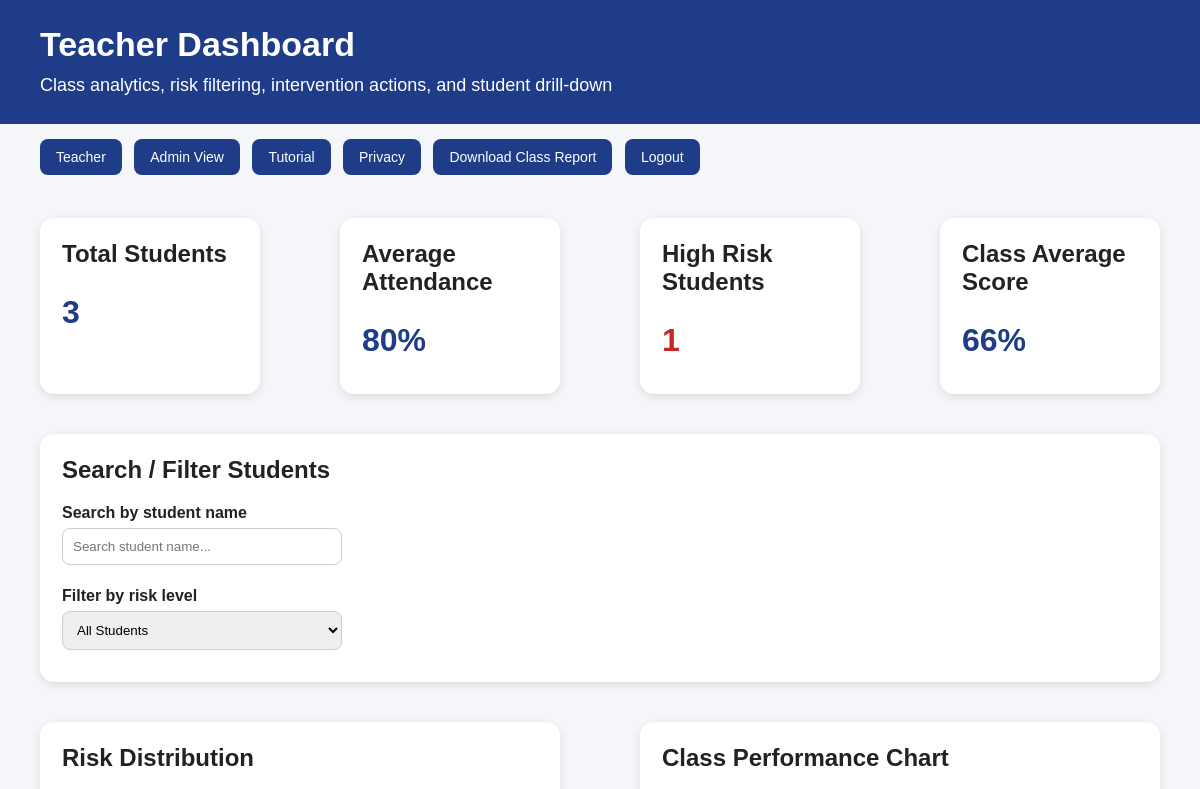
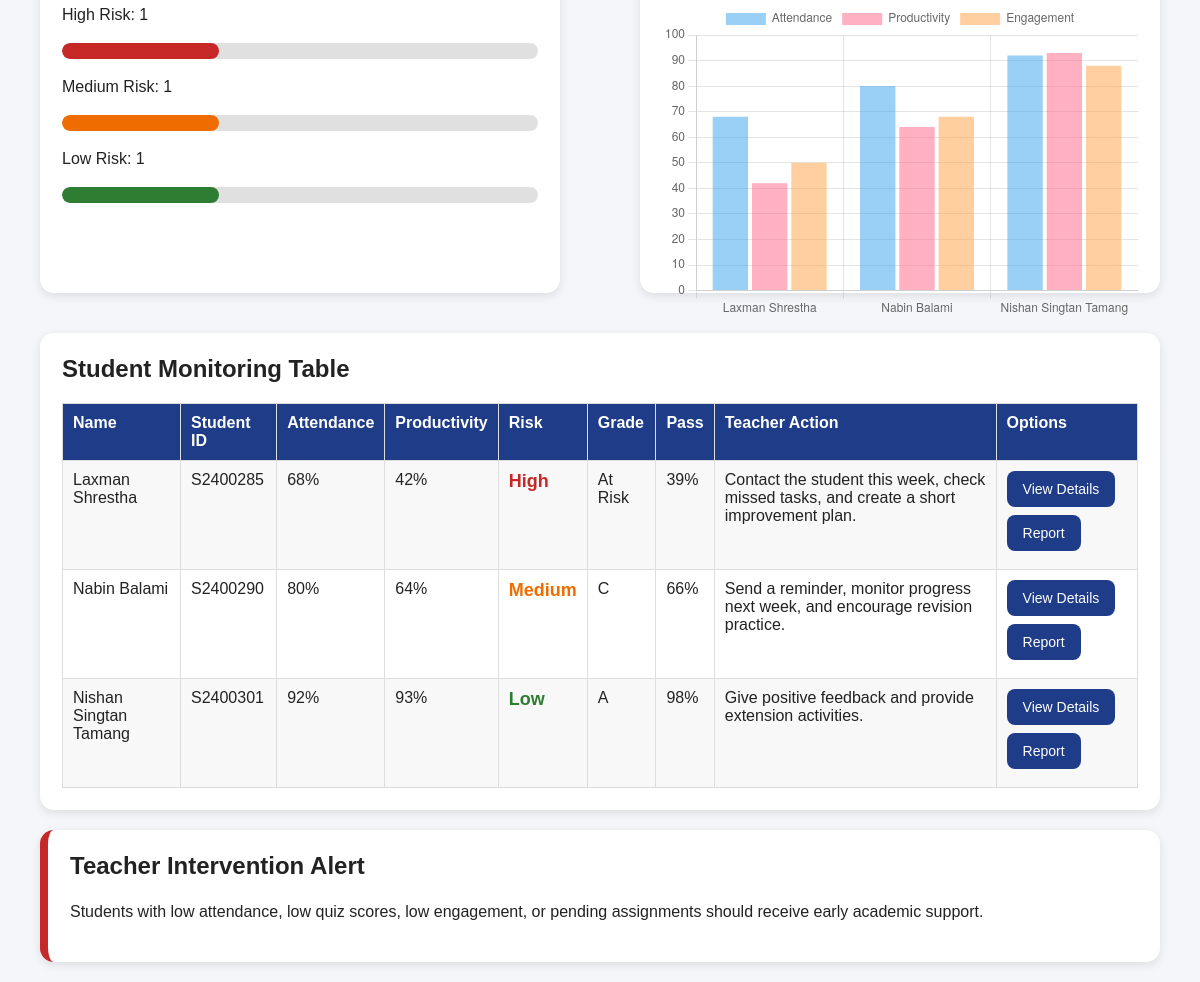
Screenshot of /teacher with the database file from the repository (2 pictures, top to bottom).
### app.py (models this page shows)
class Student(db.Model):
    id = db.Column(db.Integer, primary_key=True)
    username = db.Column(db.String(50), unique=True, nullable=False)
    name = db.Column(db.String(100), nullable=False)
    student_id = db.Column(db.String(30), nullable=False)
    course = db.Column(db.String(100), nullable=False)
    teacher_name = db.Column(db.String(100), nullable=False, default="Teacher")
    attendance = db.Column(db.Integer, default=70)
    study_hours = db.Column(db.Integer, default=2)
    assignments = db.Column(db.Integer, default=3)  # out of 5
    quiz = db.Column(db.Integer, default=60)
    lms_logins = db.Column(db.Integer, default=5)
    engagement = db.Column(db.Integer, default=60)
    missed_tasks = db.Column(db.Integer, default=1)
    productivity = db.Column(db.Integer, default=0)
    risk = db.Column(db.String(20), default="Medium")
    expected_grade = db.Column(db.String(20), default="B")
    pass_probability = db.Column(db.Integer, default=70)
    notification = db.Column(db.Text, default="")
    recommendation = db.Column(db.Text, default="")
    reason = db.Column(db.Text, default="")
    teacher_action = db.Column(db.Text, default="")
    streak = db.Column(db.Integer, default=3)
    daily_goal_done = db.Column(db.Integer, default=2)
    daily_goal_total = db.Column(db.Integer, default=4)
    weekly_goal_done = db.Column(db.Integer, default=8)
    weekly_goal_total = db.Column(db.Integer, default=12)
    updated_at = db.Column(db.DateTime, default=datetime.utcnow, onupdate=datetime.utcnow)

### app.py (the view)
@app.route("/teacher")
def teacher():
    data = summary_data()
    chart = {
        "labels": [s.name for s in data["students"]],
        "attendance": [s.attendance for s in data["students"]],
        "productivity": [s.productivity for s in data["students"]],
        "engagement": [s.engagement for s in data["students"]],
    }
    return render_template("teacher.html", **data, chart=chart)

### app.py (called while the page is built, shortened)
def get_students_list():
    return Student.query.order_by(Student.name).all()

def summary_data():
    students = get_students_list()
    return {
        "students": students,
        "total_students": len(students),
        "high_risk": len([s for s in students if s.risk == "High"]),
        "medium_risk": len([s for s in students if s.risk == "Medium"]),
        "low_risk": len([s for s in students if s.risk == "Low"]),
        "avg_attendance": round(sum(s.attendance for s in students) / len(students)),
        "avg_score": round(sum(s.productivity for s in students) / len(students)),
        "avg_pass": round(sum(s.pass_probability for s in students) / len(students)),
    }

### templates/teacher.html (shortened to what this page needs)
<!DOCTYPE html>
<html>
<head>
    <link rel="stylesheet" href="{{ url_for('static', filename='style.css') }}">
</head>
<body>
    <div class="top-bar">
        <h1>Teacher Dashboard</h1>
        <p>Class analytics, risk filtering, intervention actions, and student drill-down</p>
    </div>
    <div class="nav">
        <a href="/teacher">Teacher</a>
        <a href="/admin">Admin View</a>
        <a href="/tutorial">Tutorial</a>
        <a href="/privacy">Privacy</a>
        <a href="/download_class_report">Download Class Report</a>
        <a href="/logout">Logout</a>
    </div>
    <div class="grid">
        <div class="card"><h2>Total Students</h2><p class="big-number">{{ total_students }}</p></div>
        <div class="card"><h2>Average Attendance</h2><p class="big-number">{{ avg_attendance }}%</p></div>
        <div class="card"><h2>High Risk Students</h2><p class="big-number danger">{{ high_risk }}</p></div>
        <div class="card"><h2>Class Average Score</h2><p class="big-number">{{ avg_score }}%</p></div>
    </div>
    <div class="card">
        <h2>Search / Filter Students</h2>
        <label>Search by student name</label>
        <input type="text" id="searchInput" onkeyup="filterTable()" placeholder="Search student name...">
        <label>Filter by risk level</label>
        <select id="riskFilter" onchange="filterTable()">
            <option value="All">All Students</option>
        </select>
    </div>
    <div class="grid-2">
        <div class="card">
            <h2>Risk Distribution</h2>
            <p>High Risk: {{ high_risk }}</p>
            <div class="bar-bg"><div class="bar-fill danger-bar" style="width: {{ high_risk * 33 }}%;"></div></div>
            <p>Medium Risk: {{ medium_risk }}</p>
            <div class="bar-bg"><div class="bar-fill medium-bar" style="width: {{ medium_risk * 33 }}%;"></div></div>
            <p>Low Risk: {{ low_risk }}</p>
            <div class="bar-bg"><div class="bar-fill low-bar" style="width: {{ low_risk * 33 }}%;"></div></div>
        </div>
        <div class="card chart-box">
            <h2>Class Performance Chart</h2>
            <canvas id="teacherChart"></canvas>
        </div>
    </div>
    <div class="card">
        <h2>Student Monitoring Table</h2>
        <table id="studentTable">
            <tr>
                <th>Name</th>
                <th>Student ID</th>
                <th>Attendance</th>
                <th>Productivity</th>
                <th>Risk</th>
                <th>Grade</th>
                <th>Pass</th>
                <th>Teacher Action</th>
                <th>Options</th>
            </tr>
            {% for s in students %}
            <tr>
                <td>{{ s.name }}</td>
                <td>{{ s.student_id }}</td>
                <td>{{ s.attendance }}%</td>
                <td>{{ s.productivity }}%</td>
                <td class="risk {{ s.risk|lower }}">{{ s.risk }}</td>
                <td>{{ s.expected_grade }}</td>
                <td>{{ s.pass_probability }}%</td>
                <td>{{ s.teacher_action }}</td>
                <td>
                    <a class="small-btn" href="/teacher/student/{{ s.username }}">View Details</a>
                    <a class="small-btn" href="/download_report/{{ s.username }}">Report</a>
                </td>
            </tr>
            {% endfor %}
        </table>
    </div>
    <div class="card alert">
        <h2>Teacher Intervention Alert</h2>
        <p>Students with low attendance, low quiz scores, low engagement, or pending assignments should receive early academic support.</p>
    </div>
    <script>
        const chartData = {{ chart|tojson }};
        new Chart(document.getElementById('teacherChart'), {
            type: 'bar',
            data: {
                labels: chartData.labels,
                datasets: [
                    { label: 'Attendance', data: chartData.attendance },
                    { label: 'Productivity', data: chartData.productivity },
                    { label: 'Engagement', data: chartData.engagement }
                ]
            },
            options: { responsive: true, maintainAspectRatio: false }
        });
        function filterTable() {
            let searchInput = document.getElementById("searchInput").value.toLowerCase();
            let riskFilter = document.getElementById("riskFilter").value;
            let table = document.getElementById("studentTable");
            let rows = table.getElementsByTagName("tr");
            for (let i = 1; i < rows.length; i++) {
                let name = rows[i].getElementsByTagName("td")[0].innerText.toLowerCase();
                let risk = rows[i].getElementsByTagName("td")[4].innerText;
                let nameMatch = name.includes(searchInput);
                let riskMatch = riskFilter === "All" || risk === riskFilter;
                rows[i].style.display = (nameMatch && riskMatch) ? "" : "none";
            }
        }
    </script>
</body>
</html>

### static/style.css (style rules this page uses)
* { box-sizing: border-box; }
body { font-family: Arial, sans-serif; margin: 0; background: #f4f6f9; color: #222; }
.top-bar { background: #1f3c88; color: white; padding: 25px 40px; }
.top-bar h1 { margin: 0; font-size: 34px; }
.top-bar p { margin: 8px 0 0; font-size: 18px; }
.nav { padding: 15px 40px; }
a, .small-btn, button { text-decoration: none; color: white; background: #1f3c88; padding: 10px 16px; border-radius: 8px; display: inline-block; margin-right: 8px; margin-bottom: 8px; border: none; cursor: pointer; font-size: 14px; }
.card { background: white; padding: 22px; margin: 20px 40px; border-radius: 14px; box-shadow: 0 3px 10px rgba(0,0,0,0.10); }
.grid { display: grid; grid-template-columns: repeat(4, 1fr); gap: 0; }
.grid-2 { display: grid; grid-template-columns: 1fr 1fr; gap: 0; }
h1, h2, h3 { margin-top: 0; }
p, li { font-size: 16px; line-height: 1.5; }
.big-number { font-size: 36px; font-weight: bold; color: #1f3c88; }
.danger { color: #c62828; }
.risk { font-weight: bold; font-size: 18px; }
.risk.high { color: #c62828; }
.risk.medium { color: #ef6c00; }
.risk.low { color: #2e7d32; }
label { display: block; margin-top: 12px; font-weight: bold; }
input, select { width: 280px; padding: 10px; margin-top: 6px; border: 1px solid #ccc; border-radius: 8px; }
.bar-bg { width: 100%; height: 16px; background: #e0e0e0; border-radius: 12px; overflow: hidden; }
.bar-fill { height: 16px; background: #1f3c88; border-radius: 12px; }
.danger-bar { background: #c62828; }
.medium-bar { background: #ef6c00; }
.low-bar { background: #2e7d32; }
.alert { border-left: 8px solid #c62828; }
table { width: 100%; border-collapse: collapse; margin-top: 15px; }
th { background: #1f3c88; color: white; }
th, td { border: 1px solid #ddd; padding: 10px; text-align: left; vertical-align: top; }
tr:nth-child(even) { background: #f8f8f8; }
.chart-box { max-width: 900px; height: 360px; }
#searchInput, #riskFilter { margin-right: 15px; margin-bottom: 10px; }
.big-number { font-size: 2rem; font-weight: 700; margin: 8px 0; }

### rows the page displays
Student: name "Laxman Shrestha", student_id "S2400285", attendance "68", productivity "42", risk "High", expected_grade "At Risk", pass_probability "39", teacher_action "Contact the student this week, check missed tasks, and create a short improvement plan."
Student: name "Nabin Balami", student_id "S2400290", attendance "80", productivity "64", risk "Medium", expected_grade "C", pass_probability "66", teacher_action "Send a reminder, monitor progress next week, and encourage revision practice."
Student: name "Nishan Singtan Tamang", student_id "S2400301", attendance "92", productivity "93", risk "Low", expected_grade "A", pass_probability "98", teacher_action "Give positive feedback and provide extension activities."

### other values shown
{{ total_students }} "3"
{{ avg_attendance }} "80"
{{ high_risk }} "1"
{{ avg_score }} "66"
{{ medium_risk }} "1"
{{ low_risk }} "1"
chart data {{ chart|tojson }} {"attendance": [68, 80, 92], "engagement": [50, 68, 88], "labels": ["Laxman Shrestha", "Nabin Balami", "Nishan Singtan Tamang"], "productivity": [42, 64, 93]}
